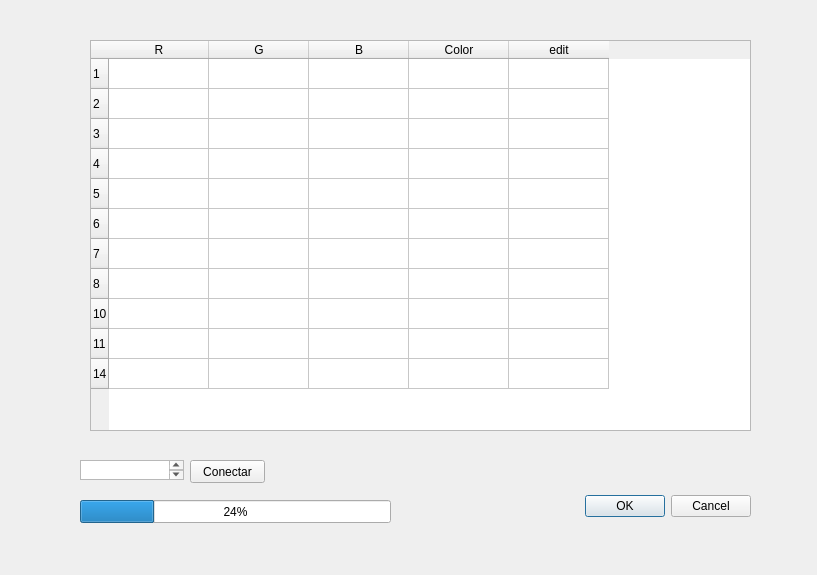
<?xml version="1.0" encoding="UTF-8"?>
<ui version="4.0">
 <class>Dialog</class>
 <widget class="QDialog" name="Dialog">
  <property name="geometry">
   <rect>
    <x>0</x>
    <y>0</y>
    <width>817</width>
    <height>575</height>
   </rect>
  </property>
  <property name="windowTitle">
   <string>Dialog</string>
  </property>
  <widget class="QDialogButtonBox" name="buttonBox">
   <property name="geometry">
    <rect>
     <x>410</x>
     <y>490</y>
     <width>341</width>
     <height>32</height>
    </rect>
   </property>
   <property name="orientation">
    <enum>Qt::Horizontal</enum>
   </property>
   <property name="standardButtons">
    <set>QDialogButtonBox::Cancel|QDialogButtonBox::Ok</set>
   </property>
  </widget>
  <widget class="QTableWidget" name="tableWidget">
   <property name="geometry">
    <rect>
     <x>90</x>
     <y>40</y>
     <width>661</width>
     <height>391</height>
    </rect>
   </property>
   <row>
    <property name="text">
     <string>1</string>
    </property>
   </row>
   <row>
    <property name="text">
     <string>2</string>
    </property>
   </row>
   <row>
    <property name="text">
     <string>3</string>
    </property>
   </row>
   <row>
    <property name="text">
     <string>4</string>
    </property>
   </row>
   <row>
    <property name="text">
     <string>5</string>
    </property>
   </row>
   <row>
    <property name="text">
     <string>6</string>
    </property>
   </row>
   <row>
    <property name="text">
     <string>7</string>
    </property>
   </row>
   <row>
    <property name="text">
     <string>8</string>
    </property>
   </row>
   <row>
    <property name="text">
     <string>10</string>
    </property>
   </row>
   <row>
    <property name="text">
     <string>11</string>
    </property>
   </row>
   <row>
    <property name="text">
     <string>14</string>
    </property>
   </row>
   <column>
    <property name="text">
     <string>R</string>
    </property>
   </column>
   <column>
    <property name="text">
     <string>G</string>
    </property>
   </column>
   <column>
    <property name="text">
     <string>B</string>
    </property>
   </column>
   <column>
    <property name="text">
     <string>Color</string>
    </property>
   </column>
   <column>
    <property name="text">
     <string>edit</string>
    </property>
   </column>
   <item row="0" column="4">
    <property name="text">
     <string/>
    </property>
    <property name="flags">
     <set>ItemIsSelectable|ItemIsEditable|ItemIsDragEnabled|ItemIsUserCheckable|ItemIsEnabled</set>
    </property>
   </item>
  </widget>
  <widget class="QProgressBar" name="progressBar">
   <property name="geometry">
    <rect>
     <x>80</x>
     <y>500</y>
     <width>311</width>
     <height>23</height>
    </rect>
   </property>
   <property name="value">
    <number>24</number>
   </property>
  </widget>
  <widget class="QTextEdit" name="textEdit">
   <property name="geometry">
    <rect>
     <x>80</x>
     <y>460</y>
     <width>104</width>
     <height>20</height>
    </rect>
   </property>
  </widget>
  <widget class="QPushButton" name="Connect">
   <property name="geometry">
    <rect>
     <x>190</x>
     <y>460</y>
     <width>75</width>
     <height>23</height>
    </rect>
   </property>
   <property name="text">
    <string>Conectar</string>
   </property>
  </widget>
 </widget>
 <resources/>
 <connections>
  <connection>
   <sender>buttonBox</sender>
   <signal>accepted()</signal>
   <receiver>Dialog</receiver>
   <slot>accept()</slot>
   <hints>
    <hint type="sourcelabel">
     <x>248</x>
     <y>254</y>
    </hint>
    <hint type="destinationlabel">
     <x>157</x>
     <y>274</y>
    </hint>
   </hints>
  </connection>
  <connection>
   <sender>buttonBox</sender>
   <signal>rejected()</signal>
   <receiver>Dialog</receiver>
   <slot>reject()</slot>
   <hints>
    <hint type="sourcelabel">
     <x>316</x>
     <y>260</y>
    </hint>
    <hint type="destinationlabel">
     <x>286</x>
     <y>274</y>
    </hint>
   </hints>
  </connection>
 </connections>
</ui>
